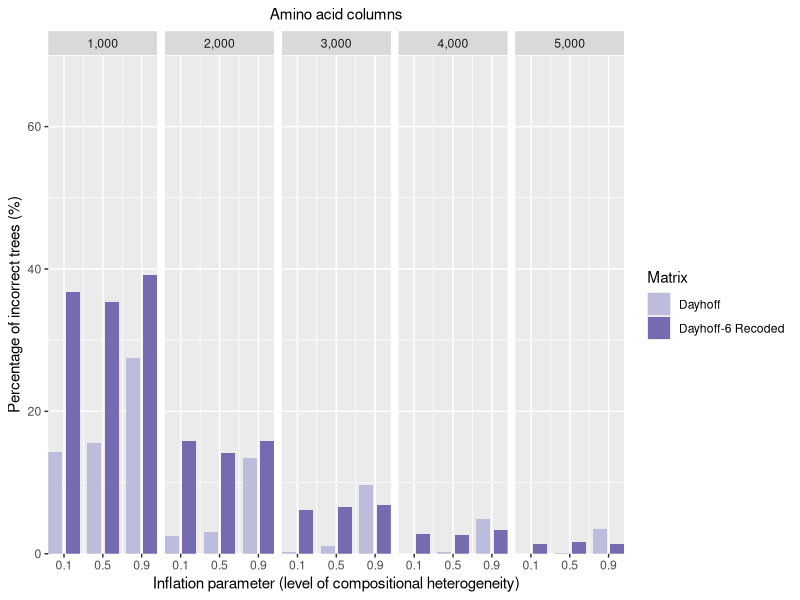

Write R code to recreate this figure.
setwd("~/Dropbox/Dissertation/Ctenophore-Sponge_Debate/Paper/Post_Review_Analyses")
data <- read.csv('comp_het_1000_5000_proportion.csv')
data$proportion <- data$proportion*100
names(data)[4]<-"percent"
library(ggplot2)
data$Amino.acid.columns=factor(data$Amino.acid.columns, levels=c('1,000', '2,000', '3,000', '4,000', '5,000'))
b <- ggplot(data, aes(x=inflation.parameter, y=percent)) + geom_bar(aes(fill=reorder(type, percent)), stat = "identity", position=position_dodge2(preserve = c("total"), padding = 0.2)) + facet_wrap(~Amino.acid.columns, nrow=1)
b + labs (subtitle = "Amino acid columns") + theme(plot.subtitle = element_text(hjust = 0.5)) + scale_x_continuous(name="Inflation parameter (level of compositional heterogeneity)", breaks =c(0.1, 0.5, 0.9), label=c("0.1","0.5","0.9"), expand = c(0, 0)) + scale_y_continuous(name="Percentage of incorrect trees (%)", expand = c(0, 0), limits=c(0,70)) + labs(fill="Matrix") + scale_fill_manual(values=c("#bcbddc", "#756bb1","#fdae6b", "#e6550d"))
              